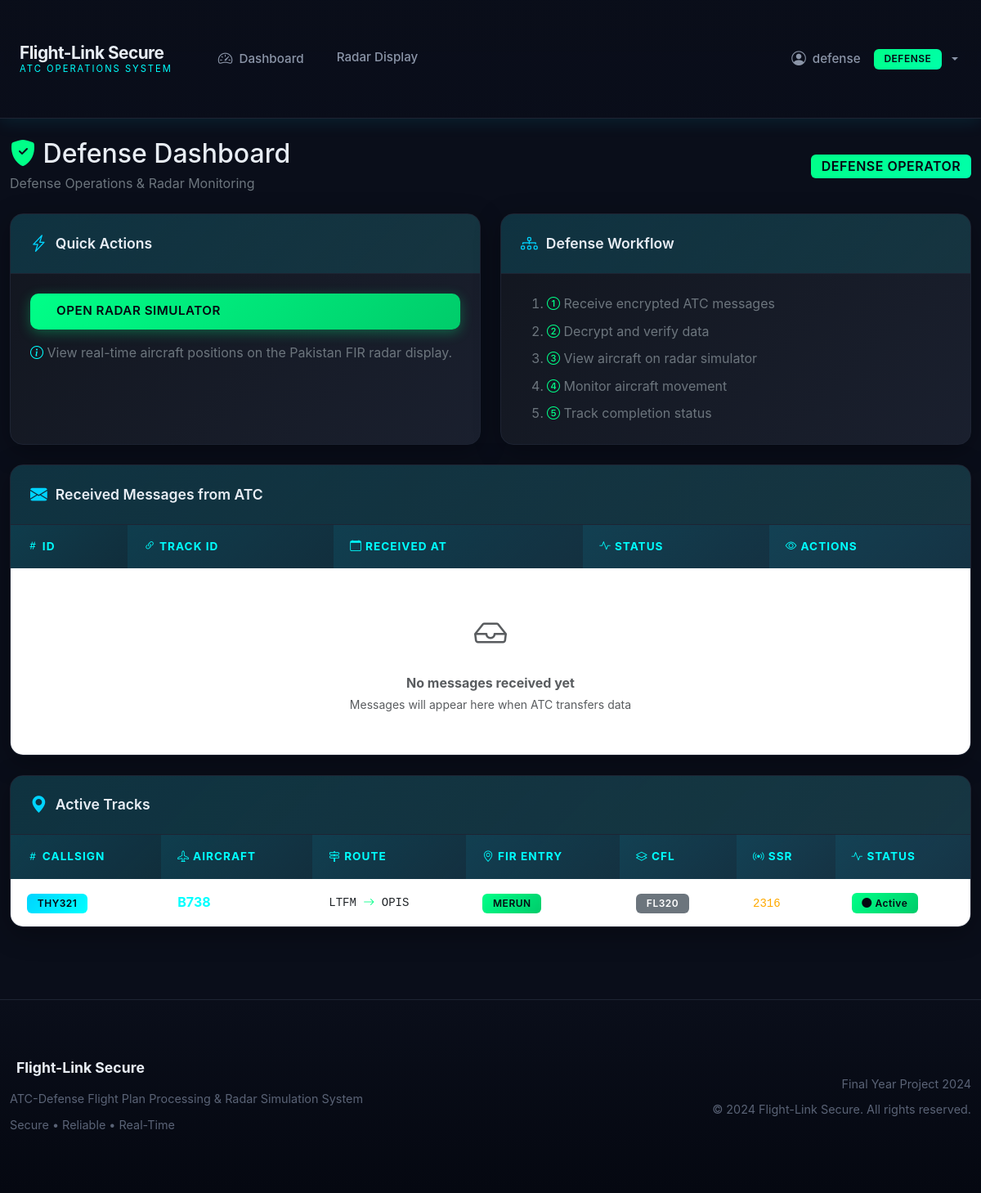
Before: /defense/dashboard (signed in) with the older database file.
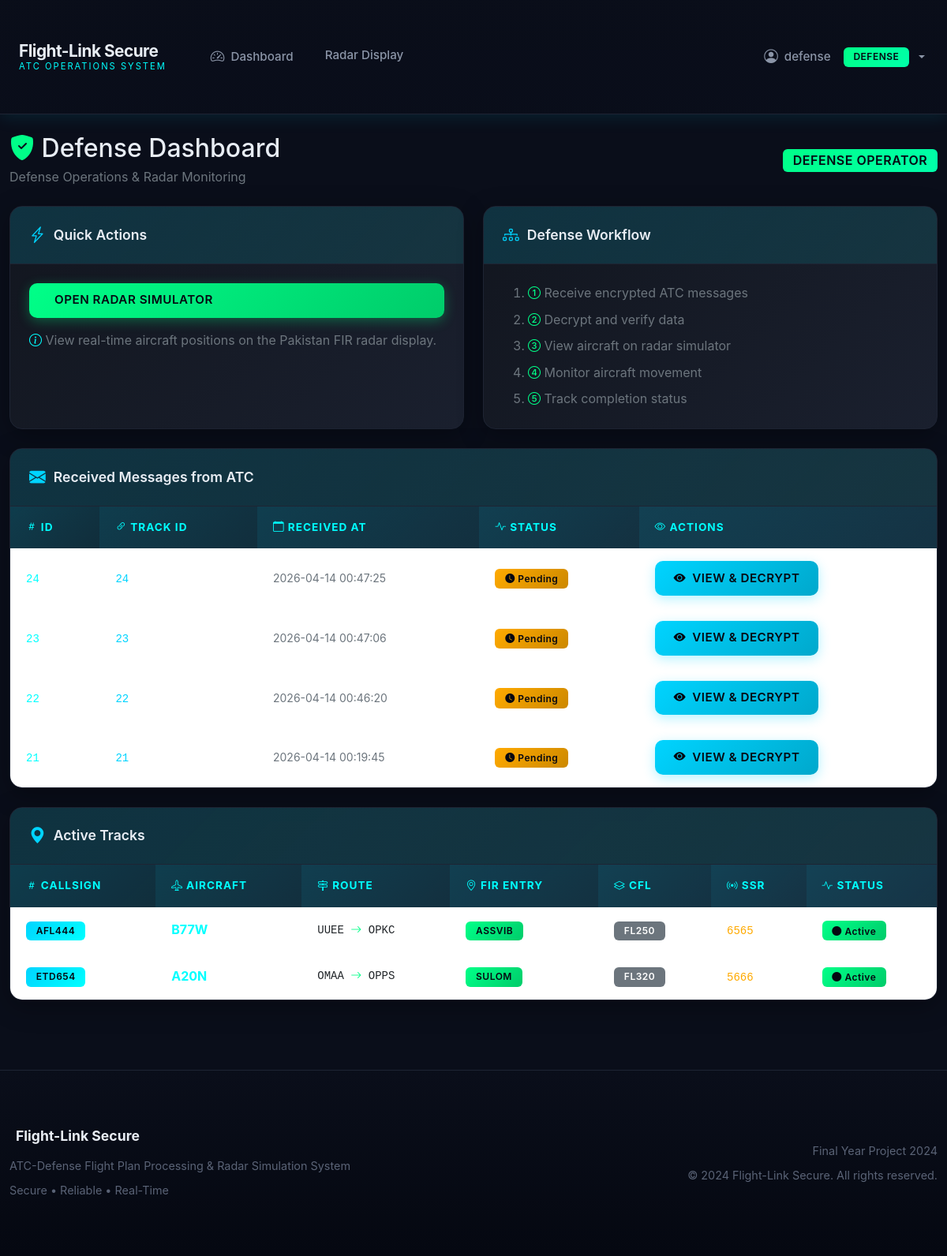
After: the same page with the newer database file.
### app/models/__init__.py (models this page shows, shortened)
class User(db.Model):
    __tablename__ = 'users'
    id = db.Column(db.Integer, primary_key=True)
    username = db.Column(db.String(80), unique=True, nullable=False)
    password_hash = db.Column(db.String(256), nullable=False)
    role = db.Column(db.String(20), nullable=False)  # admin, atc, defense
    last_login_ip = db.Column(db.String(45), nullable=True)
    last_login_time = db.Column(db.DateTime, nullable=True)
    is_active = db.Column(db.Boolean, default=True)
    created_at = db.Column(db.DateTime, default=datetime.utcnow)
    @property
    def is_authenticated(self):
        return True
    def is_admin(self):
        return self.role == 'admin'
    def is_atc(self):
        return self.role == 'atc'
    def is_defense(self):
        return self.role == 'defense'

class TrackData(db.Model):
    __tablename__ = 'track_data'
    id = db.Column(db.Integer, primary_key=True)
    flight_plan_id = db.Column(db.Integer, db.ForeignKey('flight_plans.id'), nullable=False)
    callsign = db.Column(db.String(20), nullable=False, index=True)
    aircraft_type = db.Column(db.String(10), nullable=False)
    departure = db.Column(db.String(4), nullable=False)
    destination = db.Column(db.String(4), nullable=False)
    fir_entry = db.Column(db.String(10), nullable=False)
    speed = db.Column(db.String(10), nullable=False)
    route = db.Column(db.Text, nullable=True)
    eto_utc = db.Column(db.String(4), nullable=False)
    eto_pst = db.Column(db.String(4), nullable=False)
    cfl = db.Column(db.String(3), nullable=False)
    ssr = db.Column(db.String(4), nullable=False)
    status = db.Column(db.String(20), default='active')
    sent_to_defense = db.Column(db.Boolean, default=False)
    sent_at = db.Column(db.DateTime, nullable=True)
    created_by = db.Column(db.Integer, db.ForeignKey('users.id'), nullable=False)
    created_at = db.Column(db.DateTime, default=datetime.utcnow)
    completed_at = db.Column(db.DateTime, nullable=True)
    last_simulated_at = db.Column(db.DateTime, nullable=True)
    current_position = db.Column(db.Text, nullable=True)

class DefenseMessage(db.Model):
    __tablename__ = 'defense_messages'
    id = db.Column(db.Integer, primary_key=True)
    track_data_id = db.Column(db.Integer, db.ForeignKey('track_data.id', ondelete='CASCADE'), nullable=False)
    encrypted_data = db.Column(db.Text, nullable=False)
    received_at = db.Column(db.DateTime, default=datetime.utcnow)
    decrypted_at = db.Column(db.DateTime, nullable=True)
    processed = db.Column(db.Boolean, default=False)
    track_data = db.relationship('TrackData', backref=db.backref('defense_messages', cascade='all, delete-orphan'))

### app/routes/defense.py (the view)
@bp.route('/defense/dashboard')
@login_required
@defense_required
def defense_dashboard():
    ctx = defense_service.get_defense_dashboard_context()
    return render_template(
        'defense/dashboard.html',
        messages=ctx['messages'],
        active_tracks=ctx['active_tracks'],
    )

### app/services/defense_service.py (called while the page is built)
def get_defense_dashboard_context():
    messages = DefenseMessage.query.filter_by(processed=False).order_by(
        DefenseMessage.received_at.desc()
    ).all()
    active_tracks = TrackData.query.filter_by(
        sent_to_defense=True,
        status='active'
    ).all()
    return {'messages': messages, 'active_tracks': active_tracks}

### templates/defense/dashboard.html (shortened to what this page needs)
{% extends "base.html" %}
{% block content %}
<div class="container-fluid py-4">
    <div class="d-flex justify-content-between align-items-center mb-4">
        <div>
            <h2 class="mb-1"><i class="bi bi-shield-fill-check text-radar-green"></i> Defense Dashboard</h2>
            <p class="text-secondary mb-0">Defense Operations & Radar Monitoring</p>
        </div>
        <span class="badge badge-role-defense fs-6">DEFENSE OPERATOR</span>
    </div>
    <div class="row g-4 mb-4">
        <div class="col-lg-6">
            <div class="card h-100">
                <div class="card-header">
                    <i class="bi bi-lightning-charge"></i> Quick Actions
                </div>
                <div class="card-body">
                    <a href="{{ url_for('defense.defense_radar') }}" class="btn btn-success btn-lg w-100 mb-3">
                         Open Radar Simulator
                    </a>
                    <p class="text-secondary mb-0">
                        <i class="bi bi-info-circle text-radar-cyan"></i> View real-time aircraft positions on the Pakistan FIR radar display.
                    </p>
                </div>
            </div>
        </div>
        <div class="col-lg-6">
            <div class="card h-100">
                <div class="card-header">
                    <i class="bi bi-diagram-3"></i> Defense Workflow
                </div>
                <div class="card-body">
                    <ol class="mb-0 text-secondary">
                        <li class="mb-2"><i class="bi bi-1-circle text-radar-green"></i> Receive encrypted ATC messages</li>
                        <li class="mb-2"><i class="bi bi-2-circle text-radar-green"></i> Decrypt and verify data</li>
                        <li class="mb-2"><i class="bi bi-3-circle text-radar-green"></i> View aircraft on radar simulator</li>
                        <li class="mb-2"><i class="bi bi-4-circle text-radar-green"></i> Monitor aircraft movement</li>
                        <li class="mb-0"><i class="bi bi-5-circle text-radar-green"></i> Track completion status</li>
                    </ol>
                </div>
            </div>
        </div>
    </div>
    <div class="card mb-4">
        <div class="card-header">
            <i class="bi bi-envelope-fill"></i> Received Messages from ATC
        </div>
        <div class="card-body p-0">
            <div class="table-responsive">
                <table class="table table-hover mb-0">
                    <thead>
                        <tr>
                            <th><i class="bi bi-hash"></i> ID</th>
                            <th><i class="bi bi-link-45deg"></i> Track ID</th>
                            <th><i class="bi bi-calendar"></i> Received At</th>
                            <th><i class="bi bi-activity"></i> Status</th>
                            <th><i class="bi bi-eye"></i> Actions</th>
                        </tr>
                    </thead>
                    <tbody>
                        {% for msg in messages %}
                        <tr>
                            <td><code class="text-radar-cyan">{{ msg.id }}</code></td>
                            <td><code class="text-radar-blue">{{ msg.track_data_id }}</code></td>
                            <td class="text-nowrap"><small class="text-secondary">{{ msg.received_at.strftime('%Y-%m-%d %H:%M:%S') }}</small></td>
                            <td>
                                {% if msg.processed %}
                                    <span class="badge badge-success"><i class="bi bi-check-circle-fill"></i> Processed</span>
                                {% else %}
                                    <span class="badge badge-warning"><i class="bi bi-clock-fill"></i> Pending</span>
                                {% endif %}
                            </td>
                            <td>
                                <a href="{{ url_for('defense.defense_message_detail', message_id=msg.id) }}" class="btn btn-sm btn-primary">
                                    <i class="bi bi-eye-fill"></i> View & Decrypt
                                </a>
                            </td>
                        </tr>
                        {% else %}
                        <tr>
                            <td colspan="5" class="text-center text-muted py-5">
                                <i class="bi bi-inbox fs-1 d-block mb-3"></i>
                                <strong>No messages received yet</strong><br>
                                <small>Messages will appear here when ATC transfers data</small>
                            </td>
                        </tr>
                        {% endfor %}
                    </tbody>
                </table>
            </div>
        </div>
    </div>
    <div class="card">
        <div class="card-header">
            <i class="bi bi-geo-alt-fill"></i> Active Tracks
        </div>
        <div class="card-body p-0">
            <div class="table-responsive">
                <table class="table table-hover mb-0">
                    <thead>
                        <tr>
                            <th><i class="bi bi-hash"></i> Callsign</th>
                            <th><i class="bi bi-airplane"></i> Aircraft</th>
                            <th><i class="bi bi-signpost-2"></i> Route</th>
                            <th><i class="bi bi-geo-alt"></i> FIR Entry</th>
                            <th><i class="bi bi-layers"></i> CFL</th>
                            <th><i class="bi bi-broadcast"></i> SSR</th>
                            <th><i class="bi bi-activity"></i> Status</th>
                        </tr>
                    </thead>
                    <tbody>
                        {% for track in active_tracks %}
                        <tr>
                            <td><span class="badge badge-primary">{{ track.callsign }}</span></td>
                            <td><strong class="text-radar-cyan">{{ track.aircraft_type }}</strong></td>
                            <td class="font-monospace small">{{ track.departure }} <i class="bi bi-arrow-right text-radar-green"></i> {{ track.destination }}</td>
                            <td><span class="badge badge-success">{{ track.fir_entry }}</span></td>
                            <td><span class="badge bg-secondary">FL{{ track.cfl }}</span></td>
                            <td><code class="text-radar-amber">{{ track.ssr }}</code></td>
                            <td>
                                {% if track.status == 'active' %}
                                    <span class="badge badge-success"><i class="bi bi-circle-fill"></i> Active</span>
                                {% else %}
                                    <span class="badge bg-secondary"><i class="bi bi-check-circle"></i> Completed</span>
                                {% endif %}
                            </td>
                        </tr>
                        {% endfor %}
                    </tbody>
                </table>
            </div>
        </div>
    </div>
</div>
{% endblock %}

### templates/base.html (shortened to what this page needs)
<!DOCTYPE html>
<html lang="en">
<head>
    <link href="https://cdn.jsdelivr.net/npm/bootstrap@5.3.0/dist/css/bootstrap.min.css" rel="stylesheet">
    <link rel="stylesheet" href="https://cdn.jsdelivr.net/npm/bootstrap-icons@1.10.0/font/bootstrap-icons.css">
</head>
<body>
    {% if current_user.is_authenticated %}
    <nav class="navbar navbar-expand-lg navbar-dark">
        <div class="container-fluid">
            <a class="navbar-brand" href="{{ url_for('auth.index') }}">
                <div class="brand-text">
                    <span class="main-title">Flight-Link Secure</span>
                    <span class="sub-title">ATC Operations System</span>
                </div>
            </a>
            <div class="collapse navbar-collapse" id="navbarNav">
                <ul class="navbar-nav me-auto ms-4">
                    {% if current_user.is_admin() %}
                    <li class="nav-item">
                        <a class="nav-link" href="{{ url_for('admin.admin_dashboard') }}">
                            <i class="bi bi-speedometer2"></i> Dashboard
                        </a>
                    </li>
                    <li class="nav-item">
                        <a class="nav-link" href="{{ url_for('admin.admin_users') }}">
                            <i class="bi bi-people"></i> Users
                        </a>
                    </li>
                    <li class="nav-item">
                        <a class="nav-link" href="{{ url_for('admin.admin_flight_plans') }}">
                            <i class="bi bi-file-earmark-text"></i> Flight Plans
                        </a>
                    </li>
                    <li class="nav-item">
                        <a class="nav-link" href="{{ url_for('admin.admin_track_data') }}">
                            <i class="bi bi-geo-alt-fill"></i> Track Data
                        </a>
                    </li>
                    <li class="nav-item">
                        <a class="nav-link" href="{{ url_for('admin.admin_logs') }}">
                            <i class="bi bi-journal-text"></i> System Logs
                        </a>
                    </li>
                    {% elif current_user.is_defense() %}
                    <li class="nav-item">
                        <a class="nav-link" href="{{ url_for('defense.defense_dashboard') }}">
                            <i class="bi bi-speedometer2"></i> Dashboard
                        </a>
                    </li>
                    <li class="nav-item">
                        <a class="nav-link" href="{{ url_for('defense.defense_radar') }}">
                             Radar Display
                        </a>
                    </li>
                    {% endif %}
                </ul>
                <ul class="navbar-nav">
                    <li class="nav-item dropdown">
                        <a class="nav-link dropdown-toggle" href="#" id="userDropdown" role="button" data-bs-toggle="dropdown">
                            <i class="bi bi-person-circle"></i> {{ current_user.username }}
                            <span class="badge badge-role-{{ current_user.role }} ms-2">{{ current_user.role.upper() }}</span>
                        </a>
                    </li>
                </ul>
            </div>
        </div>
    </nav>
    {% endif %}
    <main>
        {% block content %}{% endblock %}
    </main>
    {% if current_user.is_authenticated %}
    <footer class="footer">
        <div class="container-fluid">
            <div class="row align-items-center">
                <div class="col-md-6">
                    <h5> Flight-Link Secure</h5>
                    <p>ATC-Defense Flight Plan Processing & Radar Simulation System</p>
                    <p class="mb-0">Secure • Reliable • Real-Time</p>
                </div>
                <div class="col-md-6 text-md-end">
                    <p>Final Year Project 2024</p>
                    <p class="mb-0">&copy; 2024 Flight-Link Secure. All rights reserved.</p>
                </div>
            </div>
        </div>
    </footer>
    {% endif %}
</body>
</html>

Changed rows visible on the page:
no longer on this page (row edited): TrackData: callsign "THY321", aircraft_type "B738", departure "LTFM", destination "OPIS", fir_entry "MERUN", cfl "320", ssr "2316", status "active" (drawn)
added DefenseMessage: id "24", track_data_id "24", received_at "2026-04-14 00:47:25", processed False (drawn)
added DefenseMessage: id "23", track_data_id "23", received_at "2026-04-14 00:47:06", processed False (drawn)
added DefenseMessage: id "22", track_data_id "22", received_at "2026-04-14 00:46:20", processed False (drawn)
added DefenseMessage: id "21", track_data_id "21", received_at "2026-04-14 00:19:45", processed False (drawn)
added TrackData: callsign "AFL444", aircraft_type "B77W", departure "UUEE", destination "OPKC", fir_entry "ASSVIB", cfl "250", ssr "6565", status "active" (drawn)
added TrackData: callsign "ETD654", aircraft_type "A20N", departure "OMAA", destination "OPPS", fir_entry "SULOM", cfl "320", ssr "5666", status "active" (drawn)
Other visible differences:
text no longer shown: "No messages received yet Messages will appear here when ATC transfers data"
